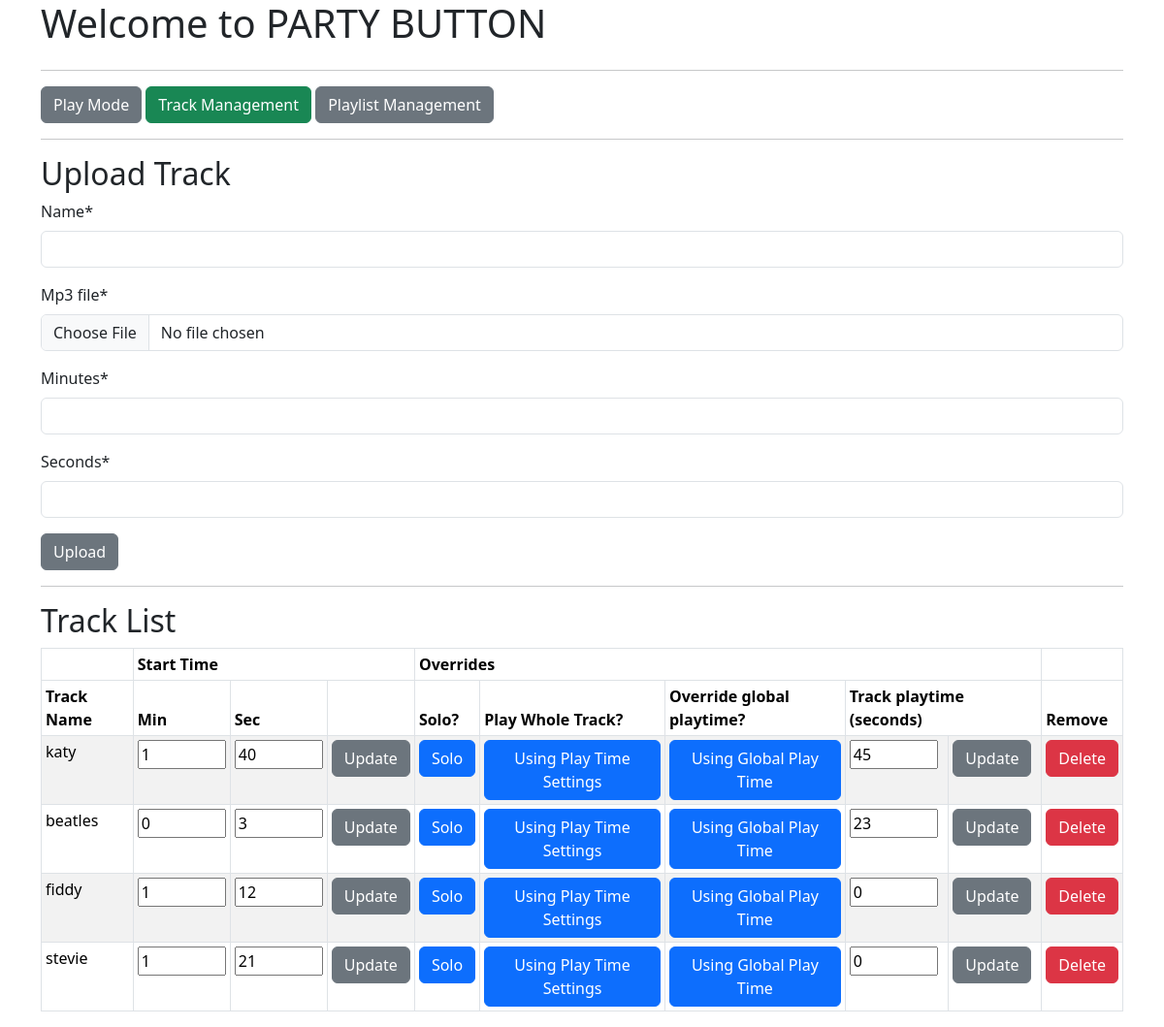
The page /tracks/ on the database as committed earlier.
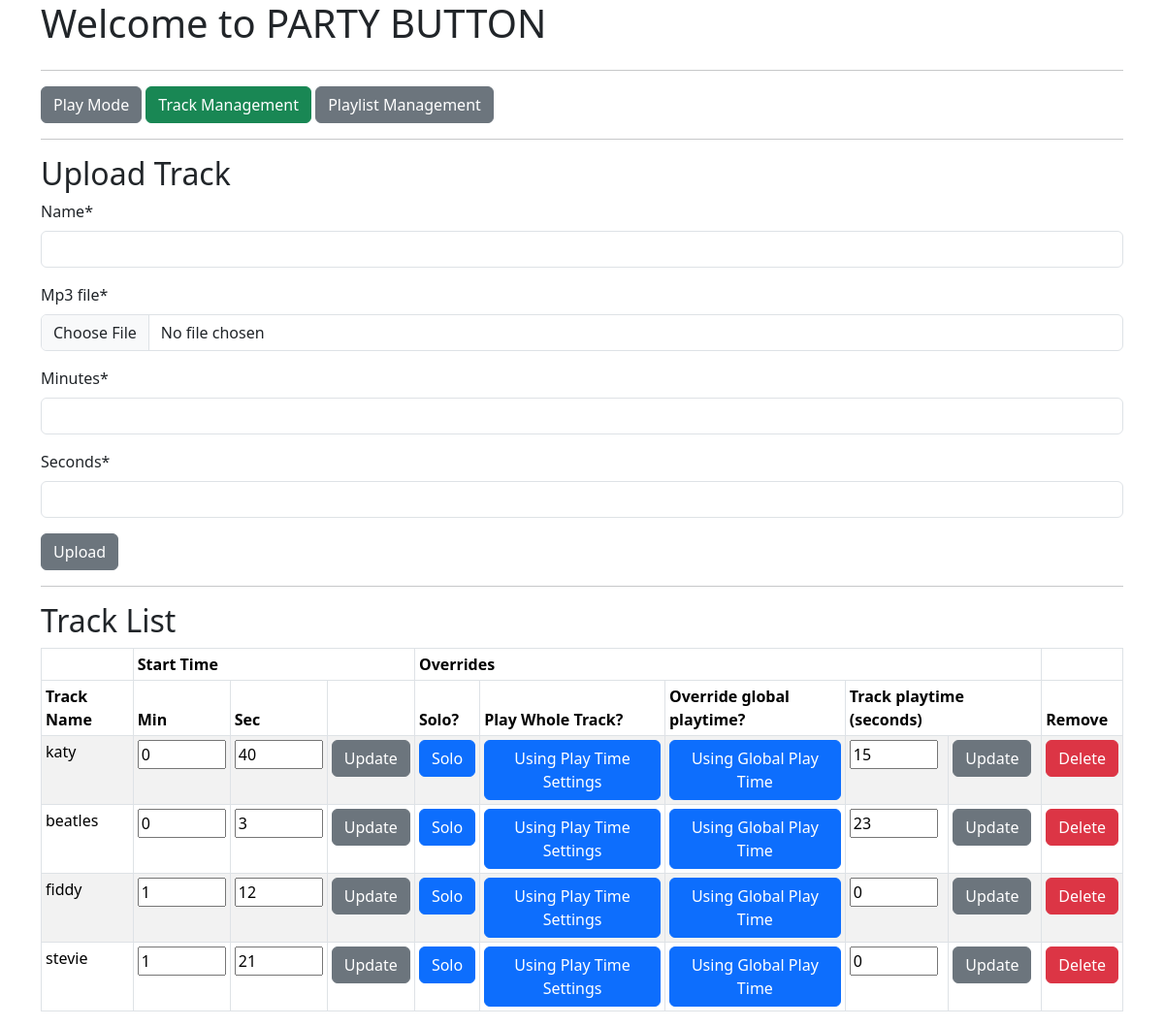
The same page on the database as committed later.
### mp3_manager/models.py (models this page shows, shortened)
class Track(models.Model):
    name = models.CharField(max_length=200, blank=False, null=False)
    mp3_file = models.FileField(upload_to="uploads", blank=False, null=False)
    mp3_length = models.IntegerField(blank=True, null=True)
    minutes = models.IntegerField(blank=False, null=False, validators=[MinValueValidator(0),
                                                                       MaxValueValidator(600)])
    seconds = models.IntegerField(blank=False, null=False, validators=[MinValueValidator(0),
                                                                       MaxValueValidator(60)])
    solo = models.BooleanField(blank=False, null=False, default=False)
    play_full = models.BooleanField(blank=False, null=False,
                                    default=False)
    override_playtime = models.BooleanField(blank=False, null=False,
                                            default=False)
    playtime_seconds = models.IntegerField(blank=False, null=False,
                                           default=0,
                                           validators=[MinValueValidator(0),
                                                       MaxValueValidator(600)])
    playlists = models.ManyToManyField(Playlist)

### mp3_manager/views.py (the view, shortened to what this page needs)
# urls.py: path("tracks/", views.TrackManagement.as_view(), name="tracks"),
class TrackManagement(generic.ListView, FormMixin):
    form_class = TrackForm
    template_name = "mp3_manager/track.html"
    context_object_name = "tracks_list"
    model = Track
    def get(self, request):
        tracks_list = None
        print("Getting Track List")
        tracks_list = self.get_queryset()
        return render(request, self.template_name,
                      {"tracks_list": tracks_list,
                       "form": TrackForm(),
                       "trackplaytime": TrackPlaytimeForm()})

### mp3_manager/form.py
class TrackForm(ModelForm):
    class Meta:
        model = Track
        fields = ["name", "mp3_file", "minutes", "seconds"]

class TrackPlaytimeForm(ModelForm):
    playtime_seconds = forms.IntegerField(
        label='',
    )
    class Meta:
        model = Track
        fields = ["playtime_seconds"]
        exclude = ["name", "mp3_file", "minutes", "seconds"]

### mp3_manager/templates/mp3_manager/track.html (shortened to what this page needs)
{% extends "./base.html" %}
{% load crispy_forms_tags %}
{% block content %}
<div class="row">
  <div class="col">
    <a href="/"><button type="button" class="btn btn-secondary">Play Mode</button></a>&nbsp;<a  href="/tracks"><button type="button" class="btn btn-success">Track Management</button></a>&nbsp;<a href="/playlists"><button type="button" class="btn btn-secondary">Playlist Management</button></a>
  </div>
</div>
<hr>
<div class="row">
    <div class="col">
    <h2>Upload Track</h2>
        <form id="track_form" name="track_form" action={% url 'mp3_manager:tracks' %} method="post" enctype="multipart/form-data">
        {{ form|crispy }}
        <input class="btn btn-secondary" type="submit" form="track_form" value="Upload" id="track_upload" name="track_upload"></input>
        </form>
    </div>
</div>
<hr />
<div class="row">
    <div class="col">
    <h2>Track List</h2>
    {% if tracks_list %}
        <table class="table table-striped table-bordered table-sm" cellspacing="0" width="100%">
            <thead><tr><th></th><th colspan="3">Start Time</th><th colspan="5">Overrides</th><th></th></tr>
            <tr><th>Track Name</th><th>Min</th><th>Sec</th><th></th><th>Solo?</th><th>Play Whole Track?</th><th>Override global playtime?</th><th colspan="2">Track playtime (seconds)</th></th><th>Remove</th></tr></thead>
            <tbody>
              {% for track in tracks_list %}
              <tr>
                  <td>{{ track.name }}</td>
                  <form id="trackstart_form_{{ track.pk }}" id="trackstart_update_{{ track.pk }}" action={% url 'mp3_manager:tracks' %} method="post" enctype="multipart/form-data">
                  <td>
                    <input size="4" type="textarea" id="minutes" name="minutes" value={{ track.minutes }}>
                  </td>
                  <td>
                    <input size="4" type="textarea" id="seconds" name="seconds" value={{ track.seconds }}>
                  </td>
                  <td>
                    <input class="btn btn-secondary" type="submit" form="trackstart_form_{{ track.pk }}" value="Update" name="trackstart_update_{{ track.pk }}"></td>
                </form>
                  <td>
                      {% if track.solo == True %}
                        <a href="{% url 'mp3_manager:solo_track' pk=track.pk %}"><button type="button" class="btn btn-success">Solo</button></a>
                      {% else %}
                        <a href="{% url 'mp3_manager:solo_track' pk=track.pk %}"><button type="button" class="btn btn-primary">Solo</button></a>
                      {% endif %}
                  </td>
                  <td>
                    {% if track.play_full == True %}
                      <a href="{% url 'mp3_manager:play_full' pk=track.pk %}"><button type="button" class="btn btn-success">Using Whole Track</button></a>
                    {% else %}
                      <a href="{% url 'mp3_manager:play_full' pk=track.pk %}"><button type="button" class="btn btn-primary">Using Play Time Settings</button></a>
                    {% endif %}
                  </td>
                  <td>
                    {% if track.override_playtime == True %}
                      <a href="{% url 'mp3_manager:override' pk=track.pk %}"><button type="button" class="btn btn-success">Using Track's Playtime</button></a>
                    {% else %}
                      <a href="{% url 'mp3_manager:override' pk=track.pk %}"><button type="button" class="btn btn-primary">Using Global Play Time</button></a>
                    {% endif %}
                  </td>
                  <form id="trackplaytime_form_{{ track.pk }}" id="trackplaytime_update_{{ track.pk }}" action={% url 'mp3_manager:tracks' %} method="post" enctype="multipart/form-data">
                  <td>
                      <input size="4" type="textarea" id="playtime_seconds" name="playtime_seconds" value={{ track.playtime_seconds }}>
                  </td>
                  <td>
                      <input class="btn btn-secondary" type="submit" form="trackplaytime_form_{{ track.pk }}" value="Update" name="trackplaytime_update_{{ track.pk }}">
                  </td>
                  </form>
                  <td><a href="{% url 'mp3_manager:delete_track' pk=track.pk %}"><button type="button" class="btn btn-danger">Delete</button></a></td></tr>
            {% endfor %}
            </tbody>
        </table>
    {% else %}
      <p><h2>No tracks available.</h2></p>
    {% endif %}
    </div>
</div>
{% endblock %}

### mp3_manager/templates/mp3_manager/base.html (shortened to what this page needs)
{% load static %}
<!DOCTYPE html>
<html>
<head>
    <link rel="stylesheet" href="{% static 'css/style.css' %}">
    {% load bootstrap5 %}
    {% bootstrap_css %}
</head>
<body>
<div class="container">
  <div class="row">
    <div class="col">
      <h1>Welcome to PARTY BUTTON</h1>
    </div>
  </div>
  <hr>
  {% block content %}{% endblock %}
</div>
</body>
</html>

### mp3_manager/static/css/style.css (style rules this page uses)
h1 { color: green; }
h2 { color: maroon; }
a:link { color: white; text-decoration: none; }

Rows that differ between the two databases and show on the page:
changed Track "katy": minutes "1" → "0"; playtime_seconds "45" → "15"
